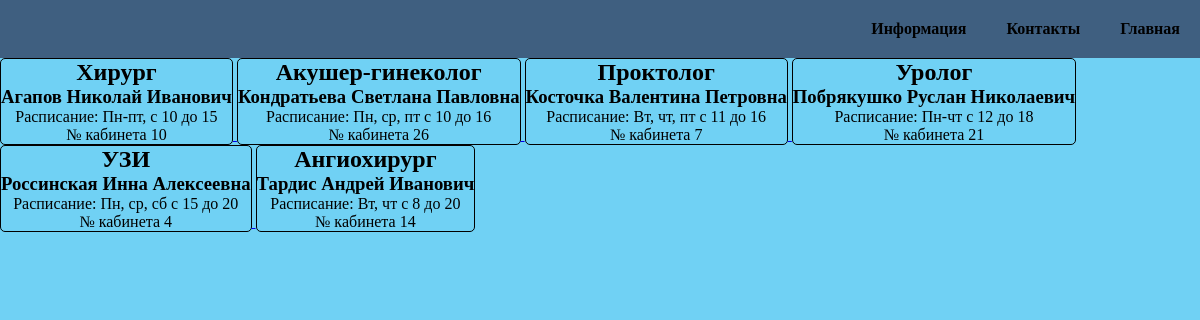
Screenshot of /information/ with the database file from the repository.
### MedPage1/models.py (models this page shows, shortened)
class Doctors(models.Model):
    doctors_id = models.AutoField(primary_key=True)
    full_name = models.CharField(max_length=80, verbose_name='Ф.И.О. врача')
    sex = models.CharField(max_length=7, choices=(("жен", "женский"), ("муж", "мужской")), verbose_name='Пол')
    date_birth = models.DateField(verbose_name='Дата рождения')
    phone = models.CharField(max_length=11, verbose_name='Телефон')
    specialization = models.CharField(max_length=30, verbose_name='Специализация')
    shedule = models.CharField(max_length=30, verbose_name='График работы')
    office = models.IntegerField(verbose_name='Номер кабинета')
    class Meta:
        verbose_name = "Врач"
        verbose_name_plural = "Врачи"
        ordering = ('full_name',)

### MedPage1/views.py (the view)
# urls.py: path('information/', InfoView, name="info_view"),
def InfoView(request):
    context = {
        'key_all_about_doctors': Doctors.objects.all()
    }
    return render(request, 'info/info.html', context)

### templates/info/info.html
{% extends 'base.html' %}
{% block page-content %}
<div>
    {% for item in key_all_about_doctors %}
        <a href="{% url 'info_docview' item.doctors_id %}">
            <div class="doctor1_info">
                <h2>{{item.specialization}}</h2>
                <h3>{{item.full_name}}</h3>
                <p>Расписание: {{item.shedule}}</p>
                <p>№ кабинета {{item.office}}</p>
            </div>
        </a>
    {% endfor %}
</div>
{% endblock %}

### static/css/base.css (style rules this page uses)
* { padding: 0px; margin: 0px; }
body { background-color: rgba(30, 184, 239, 0.636); }
.doctor1_info { display: inline-block; width: max-content; height: max-content; border: 1px solid black; border-radius:5px; text-align:center; text-decoration: none; color: black; }

### rows the page displays
Doctors: specialization "Хирург", full_name "Агапов Николай Иванович", shedule "Пн-пт, с 10 до 15", office "10"
Doctors: specialization "Акушер-гинеколог", full_name "Кондратьева Светлана Павловна", shedule "Пн, ср, пт с 10 до 16", office "26"
Doctors: specialization "Проктолог", full_name "Косточка Валентина Петровна", shedule "Вт, чт, пт с 11 до 16", office "7"
Doctors: specialization "Уролог", full_name "Побрякушко Руслан Николаевич", shedule "Пн-чт с 12 до 18", office "21"
Doctors: specialization "УЗИ", full_name "Россинская Инна Алексеевна", shedule "Пн, ср, сб с 15 до 20", office "4"
Doctors: specialization "Ангиохирург", full_name "Тардис Андрей Иванович", shedule "Вт, чт с 8 до 20", office "14"
